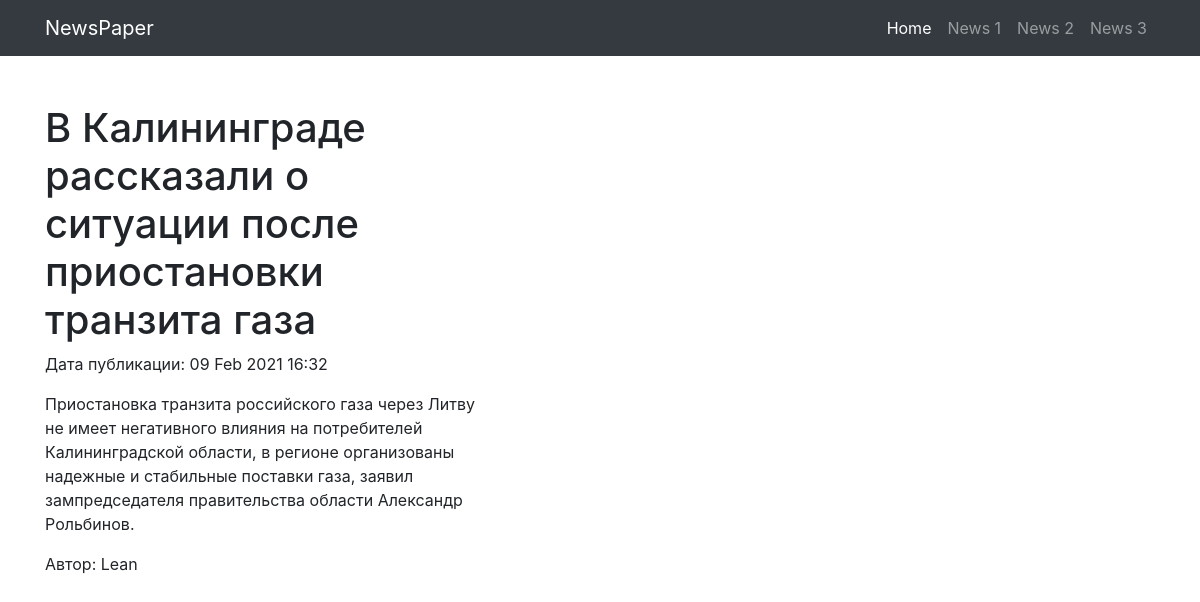
Before: /news/2 with the older database file.
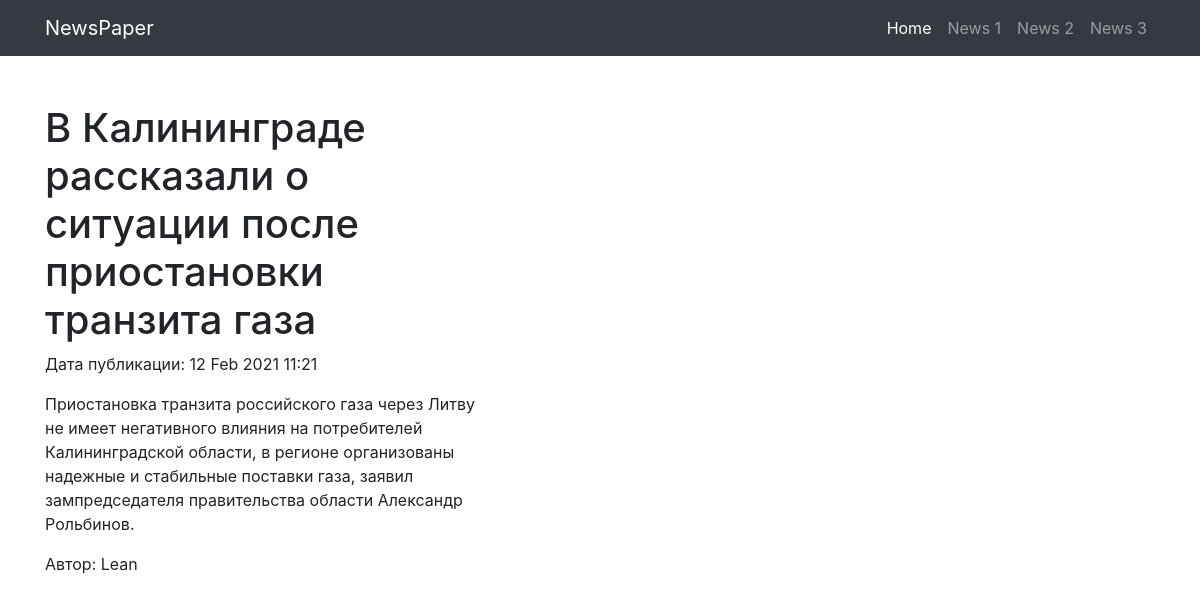
After: the same page with the newer database file.
### news/models.py (models this page shows, shortened)
class Post(models.Model):
    ARTICLE = '1'
    NEWS = '2'
    CHOICE = (
        (ARTICLE, 'Article'),
        (NEWS, 'News'),
    )
    article_or_news = models.CharField('поле с выбором - статья или новость',
                                       max_length=1, choices=CHOICE,
                                       default=ARTICLE)
    date_of_creation_post = models.DateTimeField('дата и время создания', auto_now_add=True)
    header = models.CharField('заголовок статьи или новости', max_length=200)
    post_text = models.TextField('текст статьи или новости')
    post_rating = models.IntegerField('рейтинг статьи или новости', default=0)
    category = models.ManyToManyField(Category, through='PostCategory', null=True, blank=True)
    author = models.ForeignKey(Author, on_delete=models.CASCADE)

class Author(models.Model):
    rating_author = models.IntegerField('рейтинг пользователя', default=0)
    author = models.OneToOneField(User, on_delete=models.CASCADE)

### news/views.py (the view)
# urls.py: path('<int:pk>', PostDetail.as_view()),
class PostDetail(DetailView):
    model = Post
    template_name = 'post.html'
    context_object_name = 'post'

### templates/post.html (shortened to what this page needs)
{% extends 'flatpages/default.html' %}
{% block content %}
<h1>{{ post.header }}</h1>
<p>Дата публикации: {{ post.date_of_creation_post |date:'d M Y H:i'}}</p>
<p>{{ post.post_text }}</p>
<p>Автор: {{ post.author.author }}</p>
{% endblock content %}

Changed rows visible on the page:
changed Post "В Калининграде рассказали о ситуации после приостановки транзита газа": date_of_creation_post "09 Feb 2021 16:32" → "12 Feb 2021 11:21"
